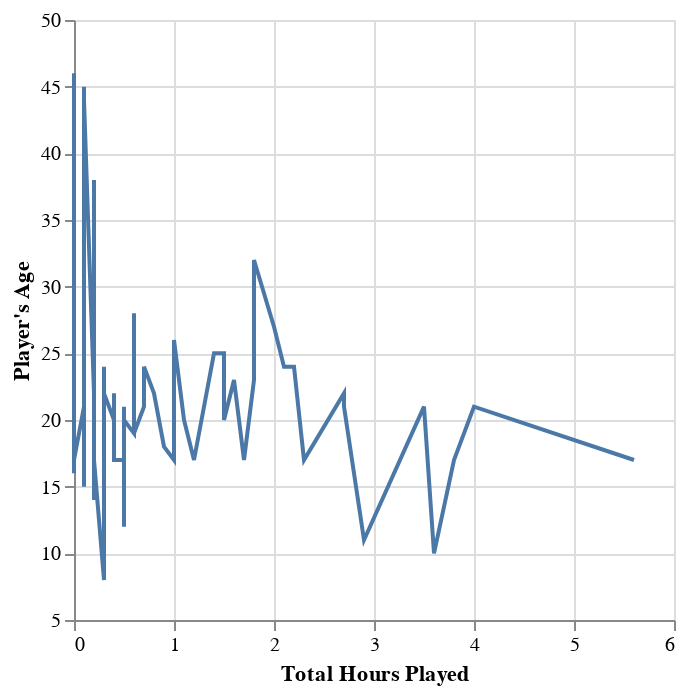

Notebook source saved alongside this figure:
### Code cell
# chart the data (age and total hours played)

# we see there are only 2 players above age 50, chart data excluding these observations
players_data[players_data["age"] > 50]

# most played hours are under 7 hours, see how many have over 7 hours play time
players_data[players_data["played_hours"] > 7].count()

# data is hard to read due to discrepancy between high played hours and low played hours
# chart the high played hours in a different chart

under_50_rows = players_data["age"] < 50
less_7hrs_chart_data = players_data[(under_50_rows) & (players_data["played_hours"] < 7)]

# use line graph to better visualize trend and since we're exploring time
less_7hrs_chart = alt.Chart(less_7hrs_chart_data).mark_line().encode(
    x = alt.X("played_hours").title("Total Hours Played"),
    y = alt.Y("age").title("Player's Age").scale(zero=False)
)
less_7hrs_chart

### Figure 1 — Vega-Lite specification as saved in the notebook (floating-point values rounded to 4 significant figures; data arrays with more than 128 entries replaced by an {"elided": "..."} marker saying what was removed)
{"config": {"view": {"continuousWidth": 300, "continuousHeight": 300}}, "data": {"name": "data-49353d2f6c6fd31061484a11dcbf9431"}, "mark": {"type": "line"}, "encoding": {"x": {"field": "played_hours", "title": "Total Hours Played", "type": "quantitative"}, "y": {"field": "age", "scale": {"zero": false}, "title": "Player's Age", "type": "quantitative"}}, "$schema": "https://vega.github.io/schema/vega-lite/v5.20.1.json", "datasets": {"data-49353d2f6c6fd31061484a11dcbf9431": {"elided": "179 records"}}}
